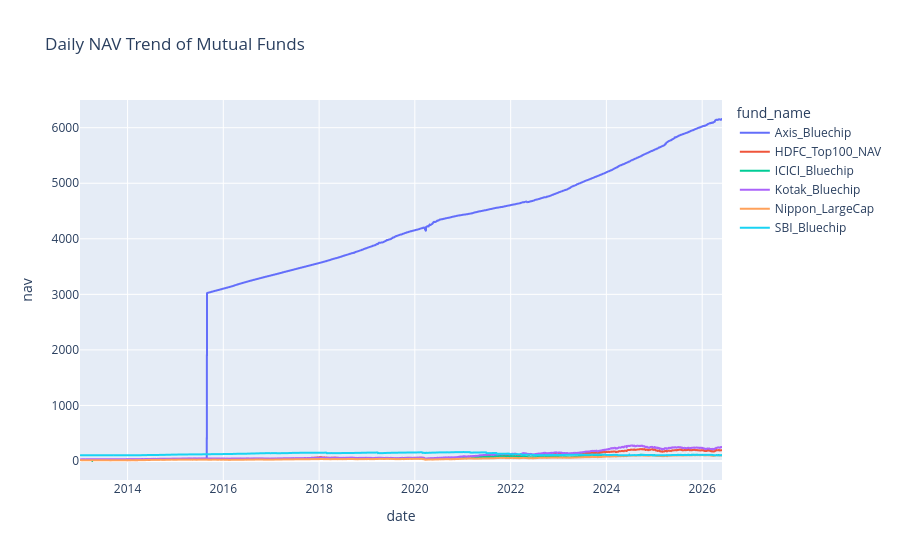

The cell this chart's notebook holds for it:
### Code cell
import pandas as pd
import plotly.express as px

df = pd.read_csv("../data/processed/clean_nav_data.csv")

df["date"] = pd.to_datetime(df["date"], format="mixed")

fig = px.line(
    df,
    x="date",
    y="nav",
    color="fund_name",
    title="Daily NAV Trend of Mutual Funds"
)

fig.show()

### Figure 1 — Plotly figure (JSON) as saved in the notebook; plotly's stock layout.template omitted (floating-point values rounded to 4 significant figures; data arrays with more than 128 entries replaced by an {"elided": "..."} marker saying what was removed)
{"data": [{"hovertemplate": "fund_name=Axis_Bluechip<br>date=%{x}<br>nav=%{y}<extra></extra>", "legendgroup": "Axis_Bluechip", "line": {"color": "#636efa", "dash": "solid"}, "marker": {"symbol": "circle"}, "mode": "lines", "name": "Axis_Bluechip", "showlegend": true, "type": "scattergl", "x": {"elided": "3562 str values"}, "xaxis": "x", "y": {"elided": "3562 float values"}, "yaxis": "y"}, {"hovertemplate": "fund_name=HDFC_Top100_NAV<br>date=%{x}<br>nav=%{y}<extra></extra>", "legendgroup": "HDFC_Top100_NAV", "line": {"color": "#EF553B", "dash": "solid"}, "marker": {"symbol": "circle"}, "mode": "lines", "name": "HDFC_Top100_NAV", "showlegend": true, "type": "scattergl", "x": {"elided": "3088 str values"}, "xaxis": "x", "y": {"elided": "3088 float values"}, "yaxis": "y"}, {"hovertemplate": "fund_name=ICICI_Bluechip<br>date=%{x}<br>nav=%{y}<extra></extra>", "legendgroup": "ICICI_Bluechip", "line": {"color": "#00cc96", "dash": "solid"}, "marker": {"symbol": "circle"}, "mode": "lines", "name": "ICICI_Bluechip", "showlegend": true, "type": "scattergl", "x": {"elided": "3304 str values"}, "xaxis": "x", "y": {"elided": "3304 float values"}, "yaxis": "y"}, {"hovertemplate": "fund_name=Kotak_Bluechip<br>date=%{x}<br>nav=%{y}<extra></extra>", "legendgroup": "Kotak_Bluechip", "line": {"color": "#ab63fa", "dash": "solid"}, "marker": {"symbol": "circle"}, "mode": "lines", "name": "Kotak_Bluechip", "showlegend": true, "type": "scattergl", "x": {"elided": "3298 str values"}, "xaxis": "x", "y": {"elided": "3298 float values"}, "yaxis": "y"}, {"hovertemplate": "fund_name=Nippon_LargeCap<br>date=%{x}<br>nav=%{y}<extra></extra>", "legendgroup": "Nippon_LargeCap", "line": {"color": "#FFA15A", "dash": "solid"}, "marker": {"symbol": "circle"}, "mode": "lines", "name": "Nippon_LargeCap", "showlegend": true, "type": "scattergl", "x": {"elided": "3295 str values"}, "xaxis": "x", "y": {"elided": "3295 float values"}, "yaxis": "y"}, {"hovertemplate": "fund_name=SBI_Bluechip<br>date=%{x}<br>nav=%{y}<extra></extra>", "legendgroup": "SBI_Bluechip", "line": {"color": "#19d3f3", "dash": "solid"}, "marker": {"symbol": "circle"}, "mode": "lines", "name": "SBI_Bluechip", "showlegend": true, "type": "scattergl", "x": {"elided": "3233 str values"}, "xaxis": "x", "y": {"elided": "3233 float values"}, "yaxis": "y"}], "layout": {"legend": {"title": {"text": "fund_name"}, "tracegroupgap": 0}, "title": {"text": "Daily NAV Trend of Mutual Funds"}, "xaxis": {"anchor": "y", "domain": [0, 1], "title": {"text": "date"}}, "yaxis": {"anchor": "x", "domain": [0, 1], "title": {"text": "nav"}}}}
